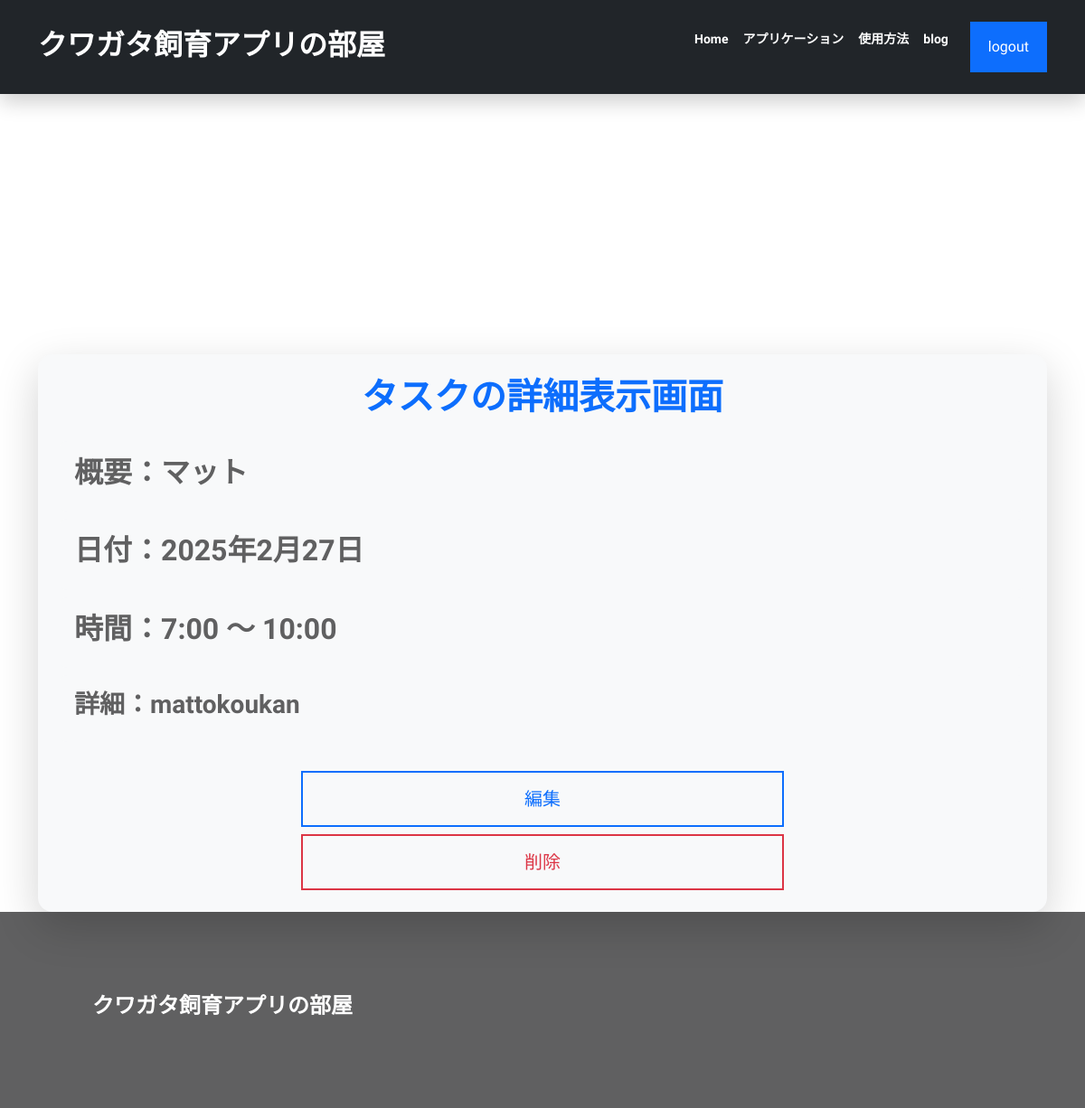
/sc/detail/4/ (signed in), run on the app's committed database.
### app/models.py (models this page shows, shortened)
class Schedule(models.Model):
    user = models.ForeignKey(User, on_delete=models.CASCADE,related_name='calendar',null=True)#追加
    summary = models.CharField('概要', max_length=50)
    description = models.TextField('詳細説明', blank=True)
    start_time = models.TimeField('開始時間', default=datetime.time(7, 0, 0))
    end_time = models.TimeField('終了時間', default=datetime.time(7, 0, 0))
    date = models.DateField('日付')
    created_at = models.DateTimeField('作成日', default=timezone.now)
    priority=models.CharField(
        '優先度',
        max_length=50,
        choices=PRIORITY,
    )

### app/views.py (the view)
# urls.py: path('detail/<int:pk>/',login_required(views.Detail.as_view()),name='detail'),
class Detail(DetailView):
    template_name='detail.html'
    model=Schedule

### kakeibo/my_context_processor.py (called while the page is built)
def common(request):
    now = datetime.now()
    return {"now_year": now.year,
            "now_month": now.month}

### templates/detail.html (shortened to what this page needs)
{% extends 'base.html' %}
{% load static %}
{% block content %}
<div class="container mt-5">
    <div class="card shadow-lg border-0 rounded-4 p-4 bg-light">
        <h1 class="text-center mb-4 text-primary">タスクの詳細表示画面</h1>
        <div class="p-3 mb-2 bg-light text-dark rounded-3">
            <h2><strong>概要：</strong>{{ object.summary }}</h2>
        </div>
        <div class="p-3 mb-2 bg-light text-dark rounded-3">
            <h2><strong>日付：</strong>{{ object.date }}</h2>
        </div>
        <div class="p-3 mb-2 bg-light text-dark rounded-3">
            <h2><strong>時間：</strong>{{ object.start_time }} ～ {{ object.end_time }}</h2>
        </div>
        <div class="p-3 mb-2 bg-light text-dark rounded-3">
            <h3><strong>詳細：</strong>{{ object.description }}</h3>
        </div>
        <div class="text-center mt-4">
            <div class="d-grid gap-2 col-6 mx-auto">
                <a href="{% url 'app:update' object.pk %}" class="btn btn-outline-primary btn-lg">編集</a>
                <a href="{% url 'app:delete' object.pk %}" class="btn btn-outline-danger btn-lg">削除</a>
            </div>
        </div>
    </div>
</div>
{% endblock %}
{% block extrajs %}
<link rel="stylesheet" type="text/css" href="https://cdnjs.cloudflare.com/ajax/libs/timedropper/1.0/timedropper.min.css">
{% endblock %}

### static/style.css (style rules this page uses)
:root { --primary: #0d6efd; --dark: #606061; --body: #888; --box-shadow: 0 8px 22px rgba(0, 0, 0, 0.2); }
body { font-family: Sora, "sans-serif"; line-height: 1.7; color: var(--body); }
h1, h2, h4, h3, h5, h6, .display-4 { color: var(--dark); font-weight: 700; }
a { color: var(--body); text-decoration: none; }
.btn { padding: 14px 18px; border-width: 2px; border-radius: 0; }

### data on the page
Schedule: summary "マット", date "2025年2月27日", start_time "7:00", end_time "10:00", description "mattokoukan"
